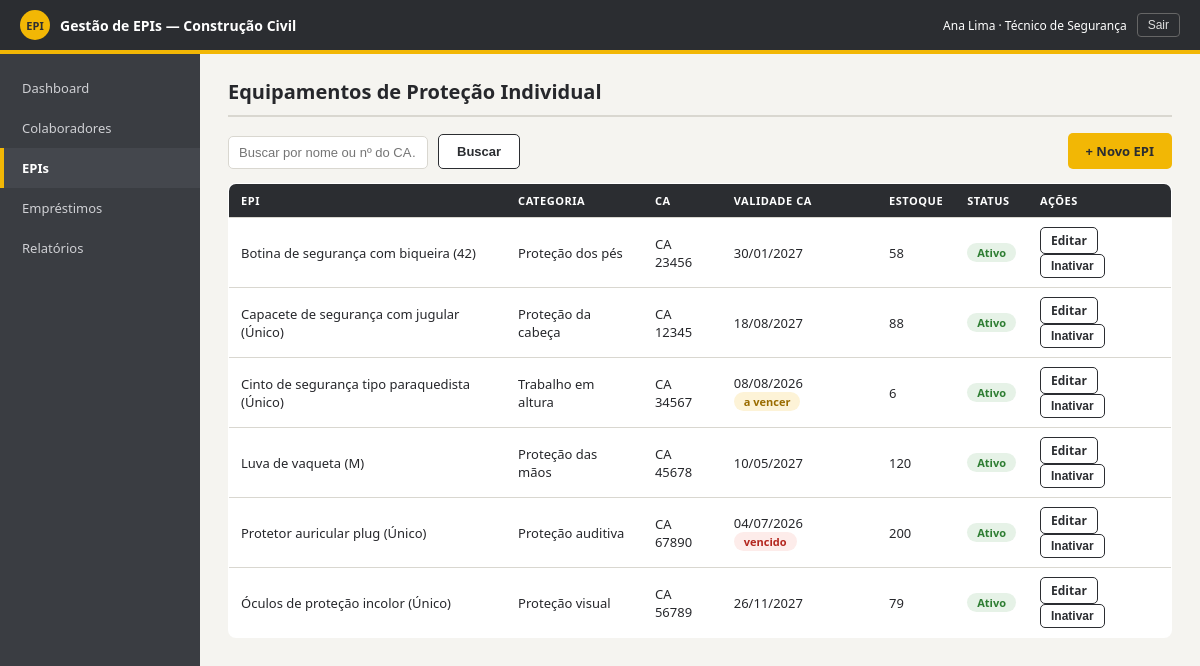
The page /epis/ (signed in) on the database its author committed.
### core/models.py (models this page shows, shortened)
class Usuario(AbstractUser):
    class Perfil(models.TextChoices):
        ADMINISTRADOR = 'ADMINISTRADOR', 'Administrador'
        TECNICO = 'TECNICO', 'Técnico de Segurança'
        ALMOXARIFE = 'ALMOXARIFE', 'Almoxarife'
    perfil = models.CharField('Perfil de acesso', max_length=20,
                              choices=Perfil.choices, default=Perfil.TECNICO)
    @property
    def eh_admin(self):
        return self.perfil == self.Perfil.ADMINISTRADOR or self.is_superuser

class EPI(models.Model):
    class Categoria(models.TextChoices):
        CABECA = 'CABECA', 'Proteção da cabeça'
        AUDITIVA = 'AUDITIVA', 'Proteção auditiva'
        RESPIRATORIA = 'RESPIRATORIA', 'Proteção respiratória'
        VISUAL = 'VISUAL', 'Proteção visual'
        MAOS = 'MAOS', 'Proteção das mãos'
        PES = 'PES', 'Proteção dos pés'
        TRONCO = 'TRONCO', 'Proteção do tronco'
        ALTURA = 'ALTURA', 'Trabalho em altura'
        OUTROS = 'OUTROS', 'Outros'
    nome = models.CharField('Nome do EPI', max_length=100)
    descricao = models.CharField('Descrição', max_length=255, blank=True)
    categoria = models.CharField('Categoria', max_length=20, choices=Categoria.choices)
    ca_numero = models.CharField('Nº do CA', max_length=20,
                                 help_text='Certificado de Aprovação (NR-6)')
    ca_validade = models.DateField('Validade do CA')
    tamanho = models.CharField('Tamanho', max_length=10, blank=True)
    qtd_estoque = models.PositiveIntegerField('Qtde. em estoque', default=0)
    qtd_minima = models.PositiveIntegerField('Estoque mínimo', default=5)
    ativo = models.BooleanField('Ativo', default=True)
    criado_em = models.DateTimeField(auto_now_add=True)
    class Meta:
        ordering = ['nome']
        verbose_name = 'EPI'
        verbose_name_plural = 'EPIs'
    @property
    def ca_vencido(self):
        return self.ca_validade < timezone.localdate()
    @property
    def ca_a_vencer(self):
        hoje = timezone.localdate()
        return not self.ca_vencido and self.ca_validade <= hoje + timedelta(days=30)
    @property
    def estoque_baixo(self):
        return self.qtd_estoque <= self.qtd_minima

### core/views.py (the view)
# urls.py: path('epis/', views.epi_lista, name='epi_lista'),
@login_required
def epi_lista(request):
    busca = request.GET.get('q', '').strip()
    epis = EPI.objects.all()
    if busca:
        epis = epis.filter(Q(nome__icontains=busca) | Q(ca_numero__icontains=busca))
    return render(request, 'core/epi_lista.html', {'epis': epis, 'busca': busca})

### core/templates/core/epi_lista.html (shortened to what this page needs)
{% extends 'core/base.html' %}
{% block conteudo %}
<h1>Equipamentos de Proteção Individual</h1>
<div class="filtros">
  <form method="get" class="filtros" style="margin:0;">
    <input class="campo" type="text" name="q" value="{{ busca }}" placeholder="Buscar por nome ou nº do CA…">
    <button class="btn btn-secundario" type="submit">Buscar</button>
  </form>
  <a class="btn btn-primario" style="margin-left:auto;" href="{% url 'epi_novo' %}">+ Novo EPI</a>
</div>
<table>
  <tr><th>EPI</th><th>Categoria</th><th>CA</th><th>Validade CA</th><th>Estoque</th><th>Status</th><th>Ações</th></tr>
  {% for e in epis %}
  <tr>
    <td>{{ e.nome }}{% if e.tamanho %} ({{ e.tamanho }}){% endif %}</td>
    <td>{{ e.get_categoria_display }}</td>
    <td>{{ e.ca_numero }}</td>
    <td>{{ e.ca_validade|date:'d/m/Y' }}
        {% if e.ca_vencido %} <span class="tag tag-alerta">vencido</span>
        {% elif e.ca_a_vencer %} <span class="tag tag-aviso">a vencer</span>{% endif %}</td>
    <td>{{ e.qtd_estoque }}{% if e.estoque_baixo %} <span class="tag tag-aviso">mín. {{ e.qtd_minima }}</span>{% endif %}</td>
    <td>{% if e.ativo %}<span class="tag tag-ok">Ativo</span>{% else %}<span class="tag tag-neutro">Inativo</span>{% endif %}</td>
    <td>
      <a class="btn btn-secundario btn-mini" href="{% url 'epi_editar' e.pk %}">Editar</a>
      <form method="post" action="{% url 'epi_toggle' e.pk %}" style="display:inline;">{% csrf_token %}
        <button class="btn btn-secundario btn-mini" type="submit">{% if e.ativo %}Inativar{% else %}Reativar{% endif %}</button>
      </form>
    </td>
  </tr>
  {% empty %}
  <tr><td colspan="7">Nenhum EPI cadastrado. <a href="{% url 'epi_novo' %}">Cadastrar o primeiro</a>.</td></tr>
  {% endfor %}
</table>
{% endblock %}

### core/templates/core/base.html (shortened to what this page needs)
{% load static %}
<!DOCTYPE html>
<html lang="pt-BR">
<head>
<link rel="stylesheet" href="{% static 'css/style.css' %}">
</head>
<body>
<header class="topbar">
  <div class="marca"><span class="capacete">EPI</span> Gestão de EPIs — Construção Civil</div>
  <div class="usuario-chip">
    <span>{{ user.get_full_name|default:user.username }} · {{ user.get_perfil_display }}</span>
    <form method="post" action="{% url 'logout' %}">{% csrf_token %}<button type="submit">Sair</button></form>
  </div>
</header>
<div class="layout">
  <nav class="menu">
    {% with atual=request.resolver_match.url_name %}
    <a href="{% url 'dashboard' %}" class="{% if atual == 'dashboard' %}ativo{% endif %}">Dashboard</a>
    <a href="{% url 'colaborador_lista' %}" class="{% if 'colaborador' in atual %}ativo{% endif %}">Colaboradores</a>
    <a href="{% url 'epi_lista' %}" class="{% if 'epi_' in atual %}ativo{% endif %}">EPIs</a>
    <a href="{% url 'emprestimo_lista' %}" class="{% if 'emprestimo' in atual %}ativo{% endif %}">Empréstimos</a>
    <a href="{% url 'relatorios' %}" class="{% if atual == 'relatorios' %}ativo{% endif %}">Relatórios</a>
    {% endwith %}
  </nav>
  <main class="conteudo">
    {% block conteudo %}{% endblock %}
  </main>
</div>
</body>
</html>

### core/static/css/style.css (style rules this page uses)
:root { --grafite:#2b2d31; --grafite-2:#3a3d42; --amarelo:#f2b705; --amarelo-esc:#c79300; --papel:#f5f4f0; --branco:#ffffff; --linha:#d9d7d0; --texto:#26272b; --cinza:#6d6f76; --ok:#2e7d32; --alerta:#b3261e; --aviso:#9a6c00; }
* { box-sizing:border-box; margin:0; padding:0; }
body { font-family:'Segoe UI',Arial,sans-serif; background:var(--papel); color:var(--texto); font-size:14px; }
a { color:inherit; }
.topbar { display:flex; justify-content:space-between; align-items:center; background:var(--grafite); color:#fff; padding:10px 20px; border-bottom:4px solid var(--amarelo); }
.marca { display:flex; align-items:center; gap:10px; font-weight:700; }
.marca .capacete { width:30px;height:30px;border-radius:50%;background:var(--amarelo); color:var(--grafite);display:flex;align-items:center;justify-content:center;font-size:11px;font-weight:800; }
.usuario-chip { font-size:12px; display:flex; align-items:center; gap:10px; }
.usuario-chip form { display:inline; }
.usuario-chip button { background:none;border:1px solid #666;color:#ddd;border-radius:4px; padding:4px 10px;cursor:pointer;font-size:12px; }
.layout { display:flex; min-height:calc(100vh - 55px); }
.menu { width:200px; background:var(--grafite-2); padding:14px 0; }
.menu a { display:block; color:#cfd0d4; text-decoration:none; padding:11px 18px; font-size:13px; border-left:4px solid transparent; }
.menu a.ativo { border-left-color:var(--amarelo); background:#44474d; color:#fff; font-weight:600; }
.conteudo { flex:1; padding:24px 28px; max-width:1100px; }
h1 { font-size:20px; margin-bottom:16px; padding-bottom:10px; border-bottom:2px solid var(--linha); }
.campo, input.campo, select.campo, textarea.campo { width:100%; border:1.5px solid var(--linha); border-radius:5px; padding:8px 10px; font-size:13px; background:#fff; }
.btn { display:inline-block; border:none; border-radius:5px; padding:9px 18px; font-size:13px; font-weight:600; cursor:pointer; text-decoration:none; }
.btn-primario { background:var(--amarelo); color:var(--grafite); }
.btn-secundario { background:#fff; border:1.5px solid var(--grafite); color:var(--grafite); }
.btn-mini { padding:4px 10px; font-size:12px; }
table { width:100%; border-collapse:collapse; background:var(--branco); border:1px solid var(--linha); border-radius:8px; overflow:hidden; font-size:13px; }
th { background:var(--grafite); color:#fff; text-align:left; padding:9px 12px; font-size:11px; text-transform:uppercase; letter-spacing:.05em; }
td { padding:9px 12px; border-top:1px solid var(--linha); }
.tag { display:inline-block; border-radius:12px; padding:2px 10px; font-size:11px; font-weight:600; }
.tag-ok { background:#e6f2e7; color:var(--ok); }
.tag-alerta { background:#fdecea; color:var(--alerta); }
.tag-aviso { background:#fdf3d7; color:var(--aviso); }
.filtros { display:flex; gap:10px; margin-bottom:14px; flex-wrap:wrap; align-items:flex-end; }
.filtros .campo { width:auto; min-width:200px; }

### rows shown on the page
Usuario: get_full_name "Ana Lima", perfil "Técnico de Segurança"
EPI: nome "Botina de segurança com biqueira", tamanho "42", categoria "Proteção dos pés", ca_numero "CA 23456", ca_validade "30/01/2027", qtd_estoque "58", ativo "Ativo"
EPI: nome "Capacete de segurança com jugular", tamanho "Único", categoria "Proteção da cabeça", ca_numero "CA 12345", ca_validade "18/08/2027", qtd_estoque "88", ativo "Ativo"
EPI: nome "Cinto de segurança tipo paraquedista", tamanho "Único", categoria "Trabalho em altura", ca_numero "CA 34567", ca_validade "08/08/2026", shows "a vencer", qtd_estoque "6", ativo "Ativo"
EPI: nome "Luva de vaqueta", tamanho "M", categoria "Proteção das mãos", ca_numero "CA 45678", ca_validade "10/05/2027", qtd_estoque "120", ativo "Ativo"
EPI: nome "Protetor auricular plug", tamanho "Único", categoria "Proteção auditiva", ca_numero "CA 67890", ca_validade "04/07/2026", shows "vencido", qtd_estoque "200", ativo "Ativo"
EPI: nome "Óculos de proteção incolor", tamanho "Único", categoria "Proteção visual", ca_numero "CA 56789", ca_validade "26/11/2027", qtd_estoque "79", ativo "Ativo"
